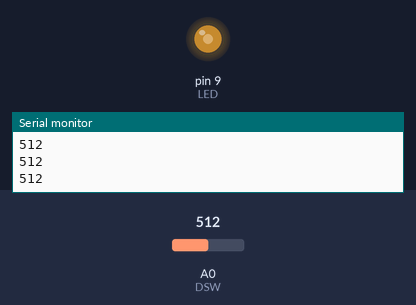
Bench run of a sketch on a simulated Arduino Uno, built with avr-gcc and run on an emulated ATmega328P. Parts: output pins drawn as LEDs (lit = HIGH), the last lines printed to the serial monitor. Inputs (shaded band) come from the test bench; at power-on: A0 (DSW) = 512.

Above: at 1.2 s.
1.3 s: A0 (DSW) set to 716
At 1.9 s:
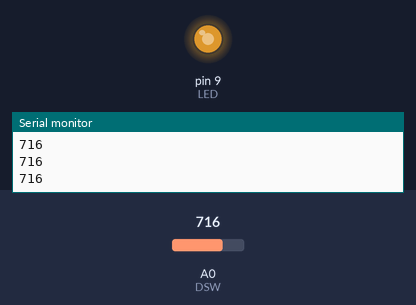
2.8 s: A0 (DSW) set to 900
At 3.1 s:
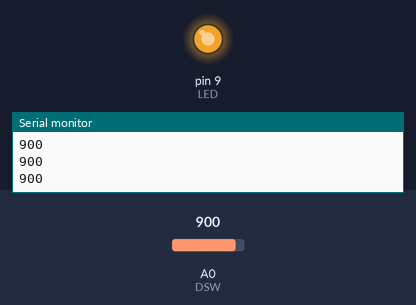
4.3 s: A0 (DSW) set to 122
At 5.4 s:
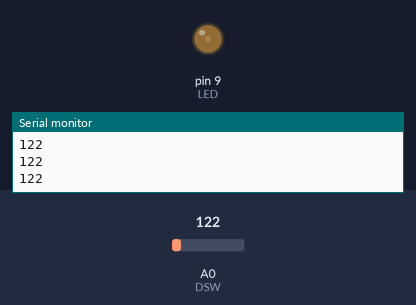
5.8 s: A0 (DSW) set to 0
At 6.5 s:
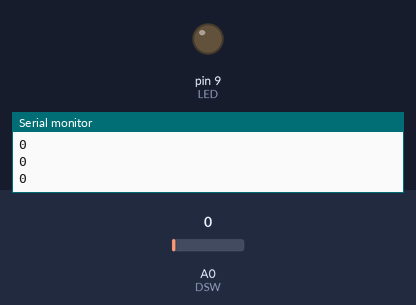
Timing chart, 0 to 8.3 s (numbered marks = the images above; inputs shaded):
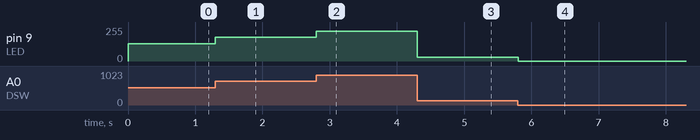

Measured:
- after the input at 1.3 s, pin 9 (LED): 128/255 → 179/255 at once
- after the input at 2.8 s, pin 9 (LED): 179/255 → 225/255 at once
- after the input at 4.3 s, pin 9 (LED): 225/255 → 30/255 at once
- after the input at 5.8 s, pin 9 (LED): 30/255 → 0/255 at once

The sketch:

LED_Variable.ino
```cpp
#define LED  9
#define DSW A0

void setup() {
 pinMode(LED, OUTPUT);
 Serial.begin(9600);
}

void loop() {
  int value=analogRead(DSW);
   analogWrite(LED, value / 4 );
   Serial.println(value);

}
```
